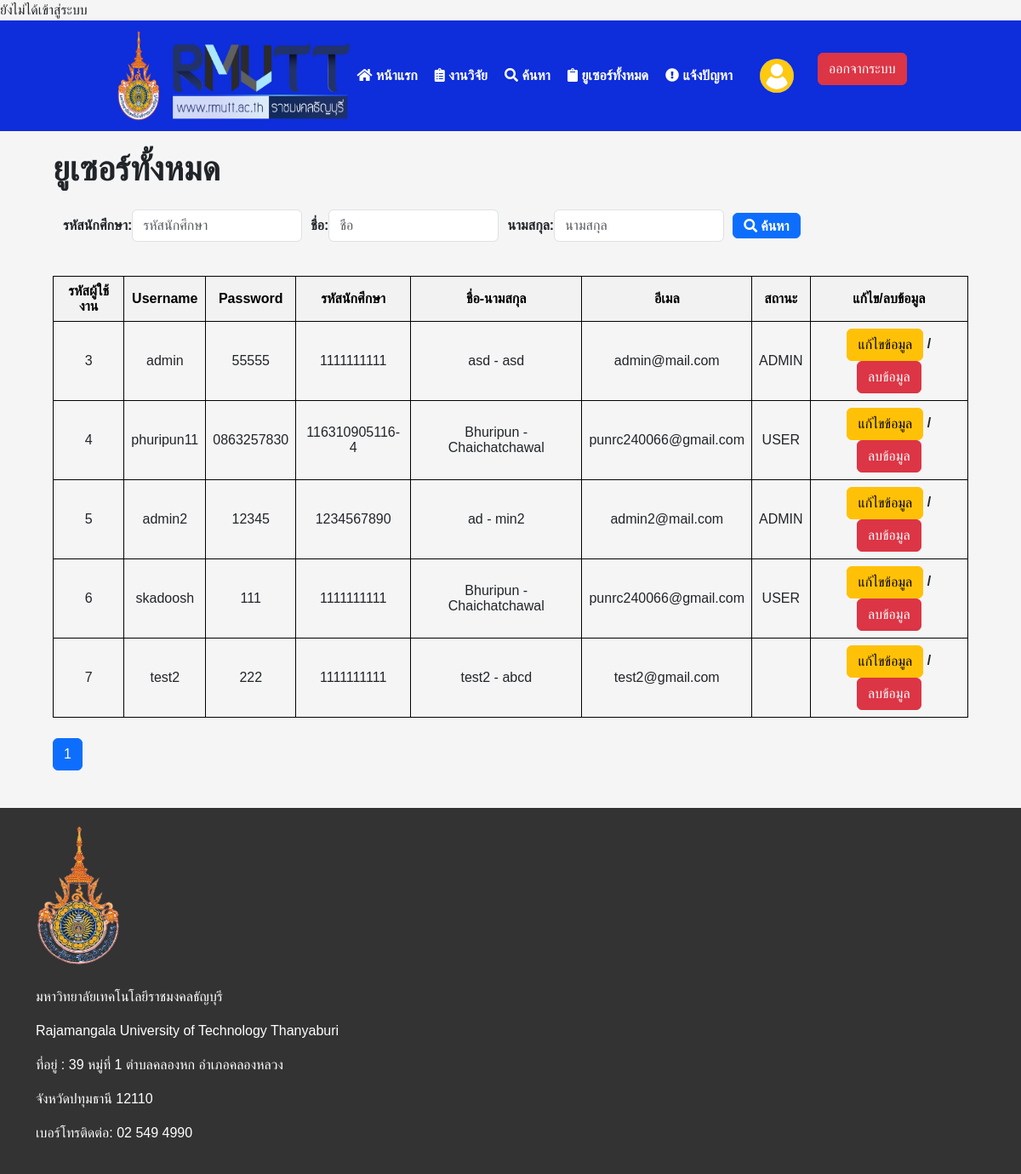
Page /admin/index_ad.php?A=1&B=7 on the committed database.
### tables this page shows
CREATE TABLE `user` (
  `User_ID` int(11) NOT NULL,
  `User_name` varchar(30) NOT NULL,
  `User_psw` varchar(30) NOT NULL,
  `num_std` text NOT NULL,
  `User_Fname` varchar(100) NOT NULL,
  `User_Lname` varchar(100) NOT NULL,
  `email` text NOT NULL,
  `status` enum('ADMIN','USER') NOT NULL DEFAULT 'USER'
);

### admin/userdetail.php (the view, shortened to what this page needs)
<?php
include 'condb.php';
?>
<body>
    <div class="container">
        <main>
            <h1><strong>ยูเซอร์ทั้งหมด</strong></h1><br>
            <form class="container" action="index_ad.php?A=1&B=9" method="POST" style="display: flex; flex-wrap: wrap; align-items: center;">
                <label for="search_num"><strong>รหัสนักศึกษา:</strong></label>
                <input type="text" class="form-control" id="search_num" placeholder="รหัสนักศึกษา" name="search_num"
                    style="width: 200px; margin-right: 10px;">
                <label for="search_fname"><strong>ชื่อ:</strong></label>
                <input type="text" class="form-control" id="search_fname" placeholder="ชื่อ" name="search_fname"
                    style="width: 200px; margin-right: 10px;">
                    <label for="search_lname"><strong>นามสกุล:</strong></label>
                <input type="text" class="form-control" id="search_lname" placeholder="นามสกุล" name="search_lname"
                    style="width: 200px; margin-right: 10px;">
                    <button type="submit" class=" label-text btn btn-primary fas fa-search"> ค้นหา</button>
            </form><br>
            <table>
                <thead>
                    <tr>
                        <th><strong>รหัสผู้ใช้งาน</strong></th>
                        <th><strong>Username</strong></th>
                        <th><strong>Password</strong></th>
                        <th><strong>รหัสนักศึกษา</strong></th>
                        <th><strong>ชื่อ-นามสกุล</strong></th>
                        <th><strong>อีเมล</strong></th>
                        <th><strong>สถานะ</strong></th>
                        <th><strong>แก้ไข/ลบข้อมูล</strong></th>
                    </tr>
                </thead>
                <tbody>
                    <?php
   $itemsPerPage = 10;
   $currentPage = isset($_GET['page']) ? $_GET['page'] : 1;
   $offset = ($currentPage - 1) * $itemsPerPage;
   $sql = "SELECT * FROM user LIMIT ?, ?";
   $stmt = $conn->prepare($sql);
   $stmt->bind_param("ii", $offset, $itemsPerPage);
   $stmt->execute();
   $result = $stmt->get_result();
   while ($row = $result->fetch_assoc()) {
       $User_ID = $row['User_ID'];
       $User_name = $row['User_name'];
       $User_psw = $row['User_psw'];
       $num_std = $row['num_std'];
       $User_Fname = $row['User_Fname'];
       $User_Lname = $row['User_Lname'];
       $email = $row['email'];
       $status = $row['status'];
       ?>
                    <tr>
                        <td><?php echo $User_ID ?></td>
                        <td><?php echo $User_name ?></td>
                        <td><?php echo $User_psw ?></td>
                        <td><?php echo $num_std ?></td>
                        <td><?php echo $User_Fname ?> - <?php echo $User_Lname ?></td>
                        <td><?php echo $email ?></td>
                        <td><?php echo $status ?></td>
                        <td><a href="index_ad.php?A=1&B=8&id=<?php echo $User_ID ?>"
                                class="btn btn-warning">แก้ไขข้อมูล</a> <strong>/</strong> <button
                                class="delete-button btn btn-danger"
                                data-user-id="<?php echo $User_ID ?>">ลบข้อมูล</button></td>
                    </tr>
                    <?php
   }
                    ?>
                </tbody>
            </table><br>
            <?php
$sqlCount = "SELECT COUNT(*) FROM user";
$resultCount = $conn->query($sqlCount);
$totalCount = $resultCount->fetch_row()[0];
$totalPages = ceil($totalCount / $itemsPerPage);
echo '<ul class="pagination">';
for ($i = 1; $i <= $totalPages; $i++) {
    if ($currentPage == $i) {
        echo '<li class="page-item active"><a class="page-link">' . $i . '</a></li>';
    } else {
        echo '<li class="page-item"><a class="page-link" href="index_ad.php?A=1&B=7&page=' . $i . '">' . $i . '</a></li>';
    }
}
echo '</ul>';
?><br>
        </main>
    </div>
</body>

### css/stylenav2.css (style rules this page uses)
body, ul { margin: 0; padding: 0; list-style: none; }

### admin/userdetail.php (style rules this page uses)
body { font-family: Arial, sans-serif; margin: 0; padding: 0; background-color: #f5f5f5; }
h1 { margin: 0; }
main { padding: 20px; }
th { background-color: #f2f2f2; }
table th { color: black; }
table { border-collapse: collapse; width: 100%; }
th, td { text-align: center; padding: 8px; border: 1px solid black; }

### rows in the picture
user: User_ID "3", User_name "admin", User_psw "55555", num_std "1111111111", User_Fname "asd", User_Lname "asd", email "admin@mail.com", status "ADMIN"
user: User_ID "4", User_name "phuripun11", User_psw "0863257830", num_std "116310905116-4", User_Fname "Bhuripun", User_Lname "Chaichatchawal", email "punrc240066@gmail.com", status "USER"
user: User_ID "5", User_name "admin2", User_psw "12345", num_std "1234567890", User_Fname "ad", User_Lname "min2", email "admin2@mail.com", status "ADMIN"
user: User_ID "6", User_name "skadoosh", User_psw "111", num_std "1111111111", User_Fname "Bhuripun", User_Lname "Chaichatchawal", email "punrc240066@gmail.com", status "USER"
user: User_ID "7", User_name "test2", User_psw "222", num_std "1111111111", User_Fname "test2", User_Lname "abcd", email "test2@gmail.com"
